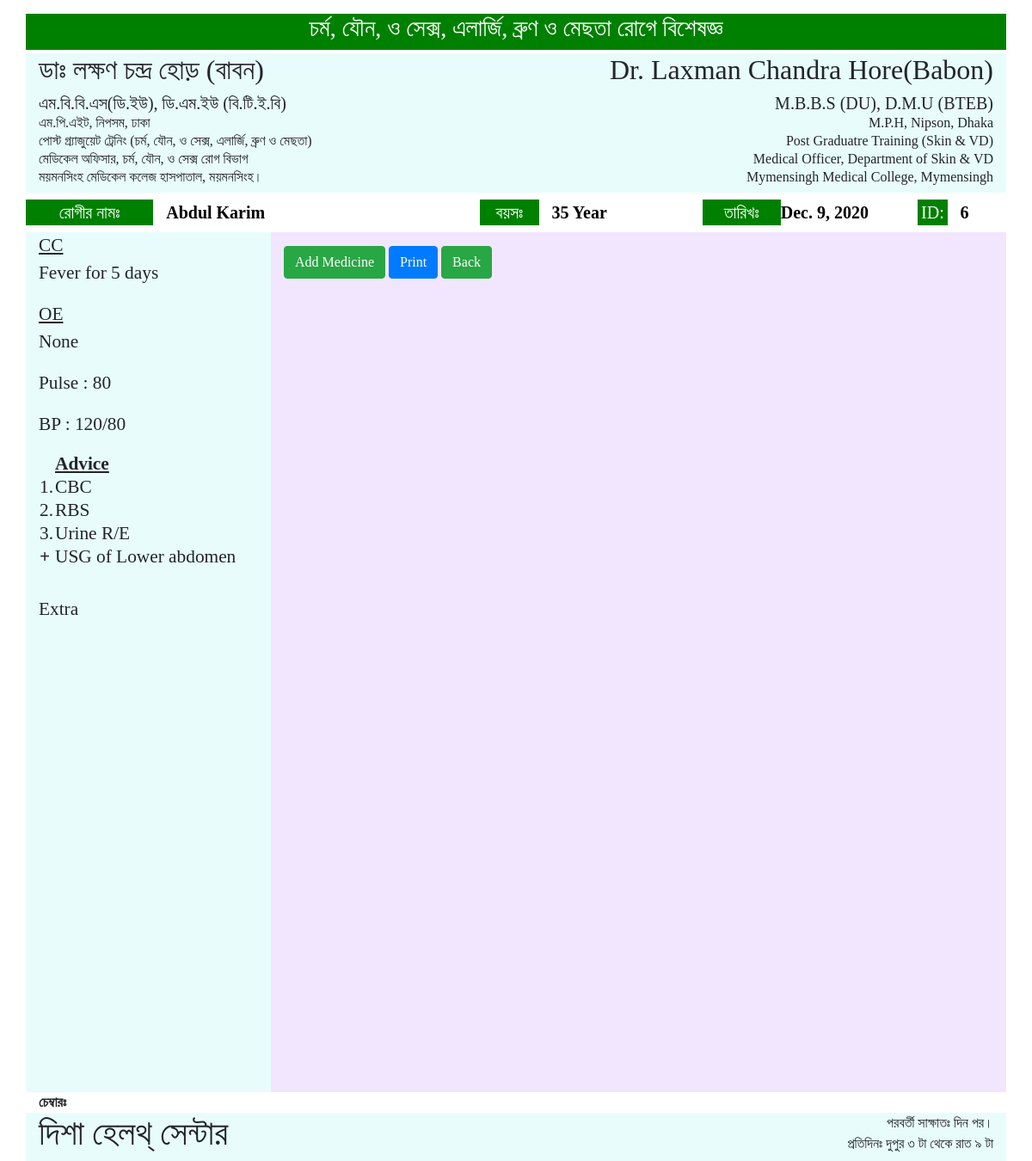
Screenshot of /pre_pres/6 with the database file from the repository.
### prescription/models.py (models this page shows, shortened)
class Patient(models.Model):
	name= models.CharField(max_length=100, null=True)
	age_y= models.IntegerField(null=True, blank=True)
	age_m= models.IntegerField(null=True, blank=True, default=0)
	age_d= models.IntegerField(null=True, blank=True, default=0)
	sex= models.CharField(choices=CATEGORY_CHOICES_SEX, max_length=100)
	cc= models.CharField(max_length=300, null=True, blank=True)
	oe= models.CharField(max_length=300, null=True, blank=True)
	pulse= models.CharField(max_length=50, null=True, blank=True)
	bp= models.CharField(max_length=50, null=True, blank=True)
	test = models.ManyToManyField(Test, blank=True)
	others_test= models.CharField(max_length=400, null=True, blank=True)
	date=models.DateField(auto_now=False,auto_now_add=False,default=today)
	status= models.BooleanField(default=False)

class Test(models.Model):
	title= models.CharField(max_length=200)

### prescription/views.py (the view)
# urls.py: path('pre_pres/<int:pk>', views.PrePresShow.as_view(), name='pre_pres'),
class PrePresShow(DetailView):
    model = Patient
    template_name = 'prescription/view_prescription.html'

### prescription/templates/prescription/view_prescription.html (shortened to what this page needs)
{% load static %}
  <link href="{% static 'assets/bootstrap/css/bootstrap.min.css' %}" rel="stylesheet">
<div class="container main-box">
    <div class="row mt-3 box">
      <div class="col-sm-12" style=" background-color: green; color: white; text-align: center;"><h3>চর্ম, যৌন, ও সেক্স, এলার্জি, ব্রুণ ও মেছতা রোগে বিশেষজ্ঞ</h3></div>
    </div>
    <div class="row mt-1 box">
      <div class="col-sm-6" style="line-height: 5px;">
      	<h2>ডাঃ লক্ষণ চন্দ্র হোড় (বাবন)</h2>
      	<h5>এম.বি.বি.এস(ডি.ইউ), ডি.এম.ইউ (বি.টি.ই.বি)</h5>
      	<p>এম.পি.এইট, নিপসম, ঢাকা</p>
      	<p>পোস্ট গ্র্যাজুয়েট ট্রেনিং (চর্ম, যৌন, ও সেক্স, এলার্জি, ব্রুণ ও মেছতা)</p>
      	<p>মেডিকেল অফিসার, চর্ম, যৌন, ও সেক্স রোগ বিভাগ</p>
      	<p>ময়মনসিংহ মেডিকেল কলেজ হাসপাতাল, ময়মনসিংহ।</p>
      </div>
      <div class="col-sm-6" style="text-align: right; line-height: 5px;">
      	<h2>Dr. Laxman Chandra Hore(Babon)</h2>
      	<h5>M.B.B.S (DU), D.M.U (BTEB)</h5>
      	<p>M.P.H, Nipson, Dhaka</p>
      	<p>Post Graduatre Training (Skin & VD)</p>
      	<p>Medical Officer, Department of Skin & VD</p>
      	<p>Mymensingh Medical College, Mymensingh</p>
  	  </div>
    </div>
    <div class="row mt-2 box" style=" background-color: green; color: white; font-size: 20px; text-align: center;">
      <div class="col-" style="width:13%;">রোগীর নামঃ</div>
      <div class="col-sm-4" style=" background-color: white; color: black; text-align: left;"><b>{{ patient.name }}</b></div>
      <div class="col-" style="width: 6%;">বয়সঃ</div>
      <div class="col-sm-2" style=" background-color: white; color: black; text-align: left;">
      	{% if patient.age_y %}
      	<b>{{ patient.age_y}} Year</b>
      	{% endif %}
      </div>
      <div class="col-sm-" style="width:8%;">তারিখঃ </div>
      <div class="col-" style=" background-color: white; color: black; text-align: left; width: 14%;"><b> {{ patient.date }}</b></div>
      <div class="col-" style="width:3%;">ID: </div>
      <div class="col-sm" style=" background-color: white; color: black; text-align: left;width:5%;"><b>{{ patient.id }}</b></div>
    </div>
    <div class="row mt-2 box" style="height: 1000px;">
      <div class="col-sm-3" style="font-size: 16pt;">
      	<u>CC</u>
      	<p>{{ object.cc }}</p>
		<u>OE</u>
		<p>{{ object.oe }}</p>
		<p>Pulse : {{ object.pulse }}</p>
		<p>BP : {{object.bp}}</p>
      	<table style="font-size: 16pt;">
      		  <tr>
      		  	<th></th>
		        <th><u>Advice</u></th>
		      </tr>
      	  {% for order_item in object.test.all %}
		      <tr>
		        <td>{{ forloop.counter }}.</td>
		        <td>{{ order_item.title }}</td>
		      </tr>
		  {% endfor %}
		  	  <tr>
		  	  	<th>+</th>
		        <td>{{ object.others_test }}</td>
		      </tr>
		</table>
		<br/><p>Extra</p>
      </div>
      <div class="col-sm-9" style="text-align:; background-color: #f2e6ff;">
      		<a href="{% url 'add_medicine' object.id %}" class="btn btn-success  mt-3">Add Medicine</a>
          <a class="btn btn-primary mt-3" value="" onClick="window.print()">Print</a>
          <a href="{% url 'create' %}" class="btn btn-success  mt-3">Back</a>
  	  </div>
    </div>
<b>চেম্বারঃ</b>
	<div class="row box">
		<div class="col-sm-6"><h1>দিশা হেলথ্ সেন্টার</h1></div>
		<div class="col-sm-6 text-right">
			পরবর্তী সাক্ষাতঃ {{object.next_date}} দিন পর। <br/>
			প্রতিদিনঃ দুপুর ৩ টা থেকে রাত ৯ টা
		</div>
	</div>
</div>

### prescription/templates/prescription/view_prescription.html (style rules this page uses)
.box { background-color: #e8fcfc; }
.main-box { font-family: Kalpurush; }

### rows the page displays
Patient: name "Abdul Karim", age_y "35", date "Dec. 9, 2020", id "6", cc "Fever for 5 days", oe "None", pulse "80", bp "120/80", others_test "USG of Lower abdomen"
Test: title "CBC"
Test: title "RBS"
Test: title "Urine R/E"
